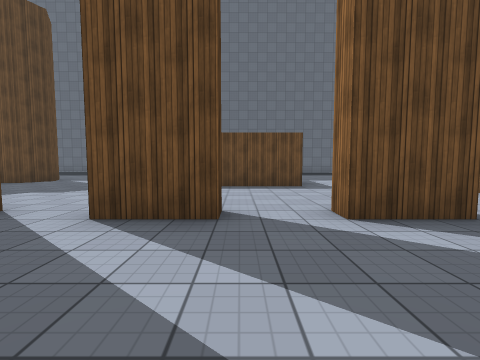
[1] (above)

24 first-person views from a walk through a scene from a Unity 3-D project. The camera is 1.3 m above the floor, tilts 4° down and sees 90° across. The floor is counted in squares, 2 m on a side. Each view is taken from the middle of a square. On the plan, view 1 faces up. The plan holds only what a view shows up to about 9 squares ahead; the rest is blank. The place goes on beyond the plan. The player character is not drawn. Surface patterns are stand-ins for the level's own textures.

[2]
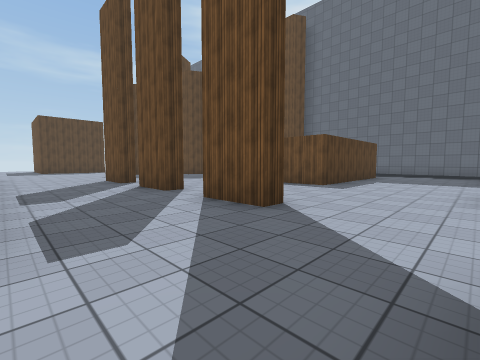

[3]
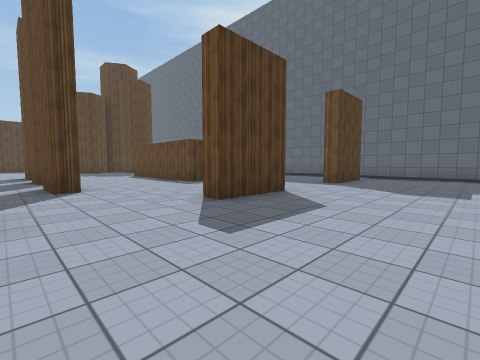

[4]
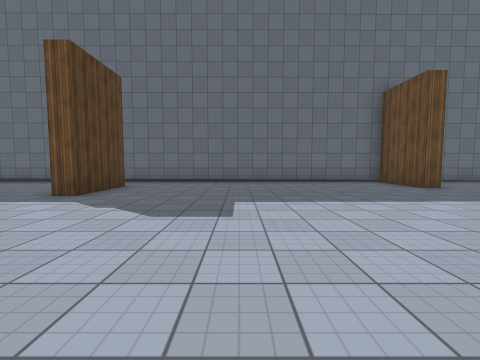

[5]
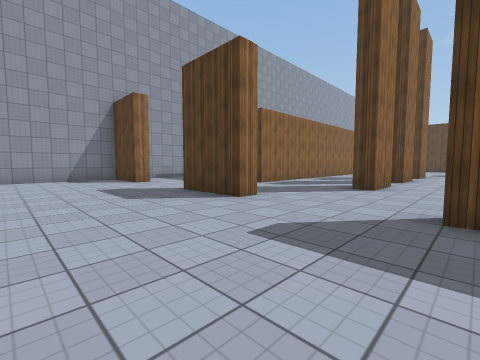

[6]
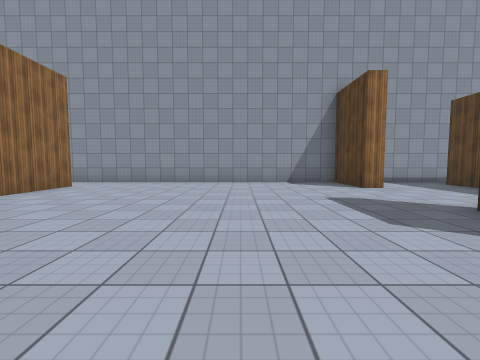

[7]
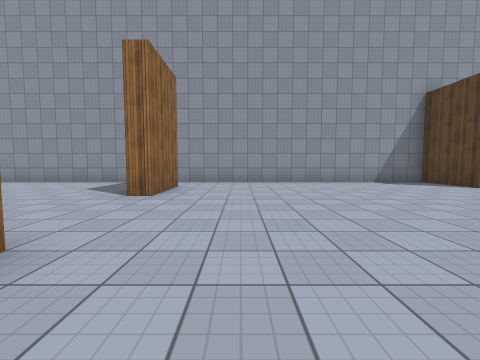

[8]
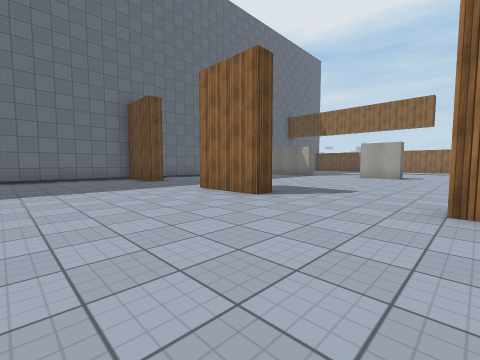

[9]
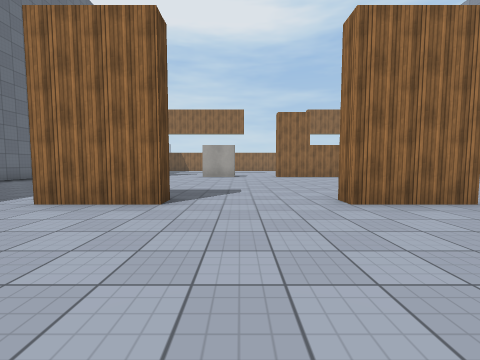

[10]
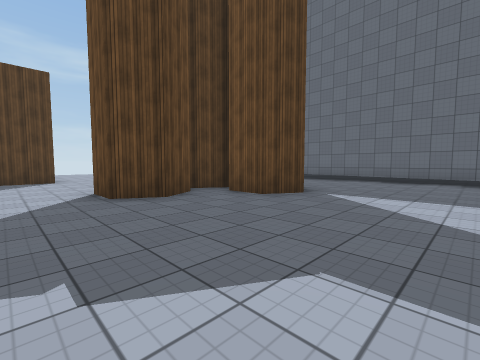

[11]
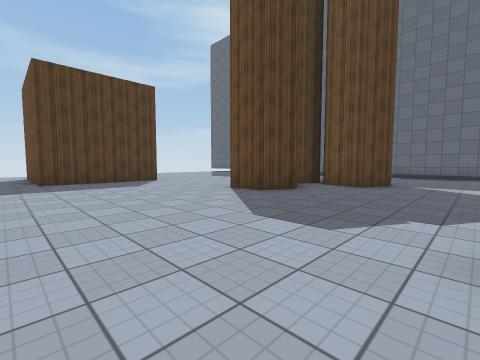

[12]
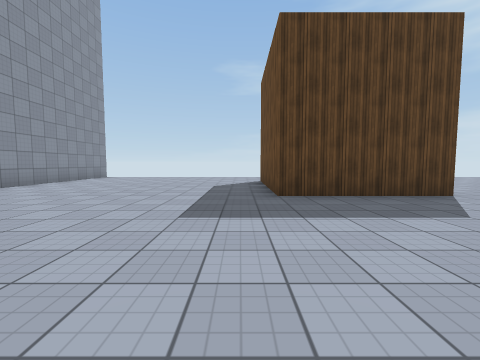

[13]
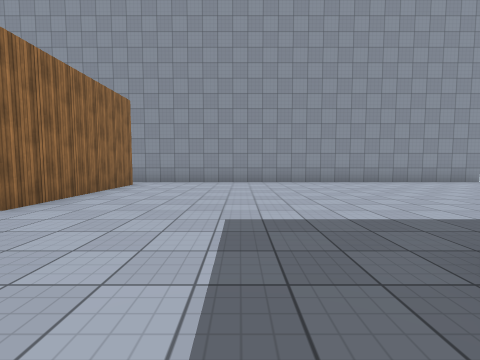

[14]
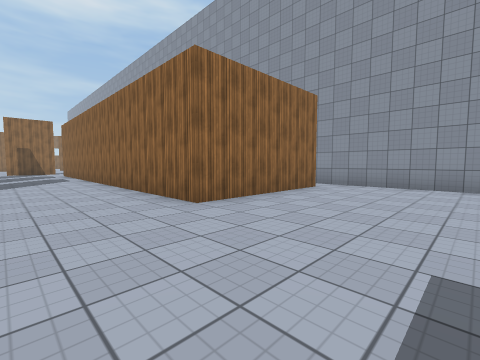

[15]
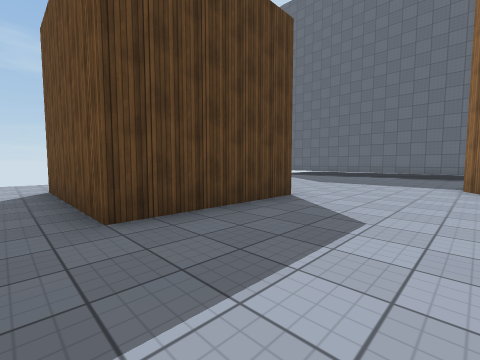

[16]
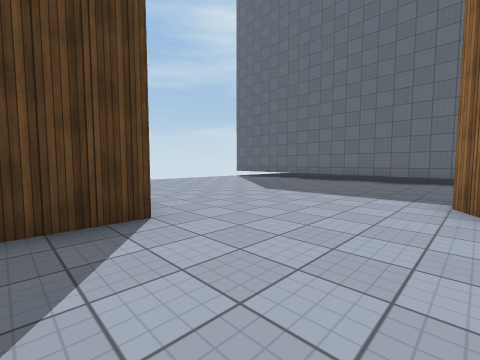

[17]
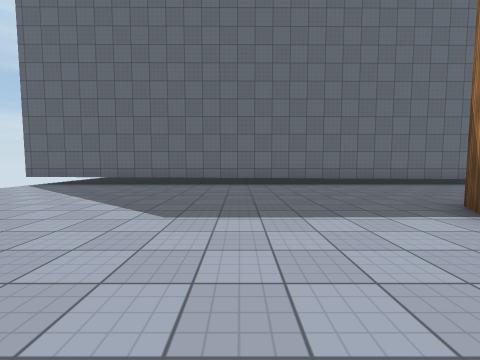

[18]
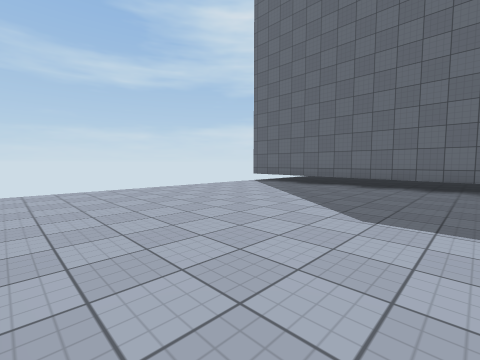

[19]
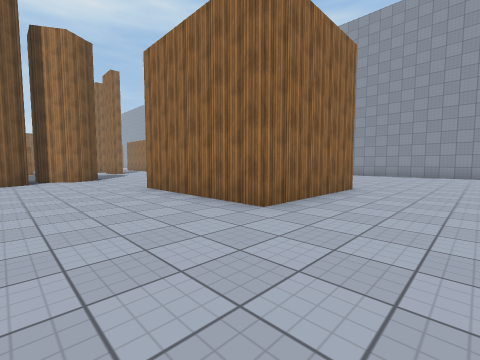

[20]
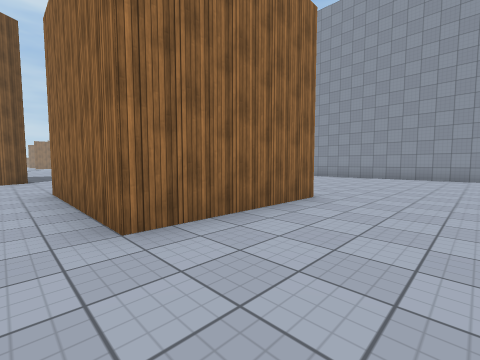

[21]
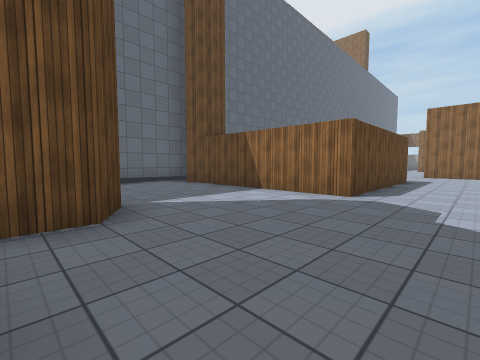

[22]
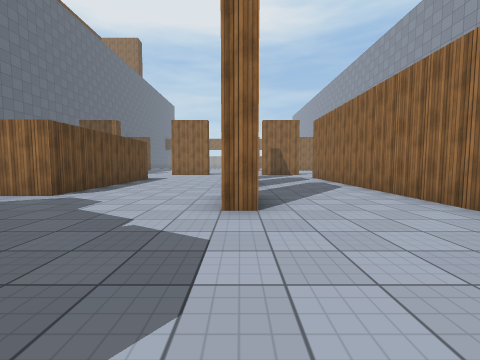

[23]
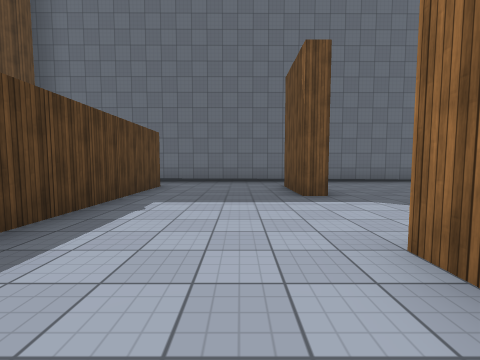

[24]
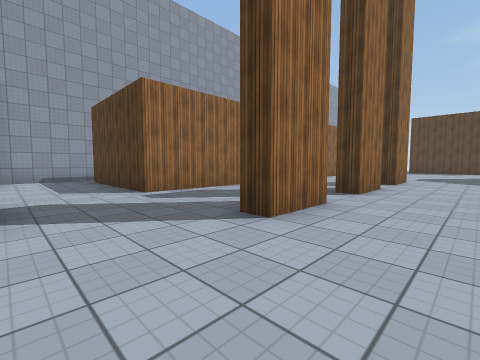

### Floor plan
Points are (right, up) in squares from view 1. A wall is a line through its corners. A room is listed if a view was taken in it or the views show most of it. See-through windows are left out.
Room 1 (views 1, 2, 3, 4, 5, 6, 7, 8, 9, 10, 11, 12, 13, 14, 15, 16, 17, 18, 19, 20, 21, 22, 23, 24)
walls: (1.3, 3.3) (2.7, 3.3) (2.7, 2.8) (1.3, 2.8) (1.3, 3.3); (-1.9, 3.3) (-0.3, 3.3) (-0.3, 2.8) (-1.8, 2.8); (-3.2, 3.3) (-3.2, 2.8) (-4.8, 2.8) (-4.8, 3.3) (-3.2, 3.3); (5.1, 1.8) (5.7, 1.8) (5.7, -0.2); (5.3, 6.1) (5.3, 6.8); (5.7, 6.9) (5.7, 4.8) (5.2, 4.8); (1.8, 11.8) (1.8, 6.7) (-3.2, 6.7) (-3.2, 11.6) (-3.5, 12.1); (-6.7, 8.8) (-7.2, 7.9) (-8.2, 7.9); (5.1, -3.2) (5.7, -3.2) (5.7, -5.2) (19.5, -5.2); (-8.7, 7.1) (-8.2, 6.2) (-8.7, 5.4) (-9.8, 5.4) (-10.3, 6.2) (-9.8, 7.1); (1.9, -5.2) (5, -5.2); (-3.2, 13.1) (-20.3, 13); (5.7, 11.8) (5.7, 9.8) (5.3, 9.8) (5.3, 11.8); (-8.7, 8.6) (-9.4, 7.4); (-10.6, 7.3) (-11.3, 8.5); (-8.8, -4.2) (-8.8, -0.3) (2.7, -0.3) (2.7, -4.2); (-11, 8.9) (-10.6, 9.6); (-13.7, 5.2) (-13.7, 1.8) (-17.8, 1.8) (-17.8, 5.2) (-13.7, 5.2); (13.7, 1.1) (13.7, 3.3) (14.2, 3.3); (14.2, 6.2) (13.7, 6.2) (13.7, 8.2); (13.7, -3.8) (13.7, -1.7) (14.2, -1.7); (14.4, 11.2) (13.7, 11.2) (13.7, 13.2) (0.9, 13.1); (19, 13.2) (15.8, 13.2); (-20.2, -5.2) (-8.1, -5.2)
ways out: gap at (-20, -6)

Where each view was taken, in squares from view 1:
view 1: 0 up, 0 right, facing up
view 2: 0 up, 5 right, facing up-left
view 3: 2 up, 9 right, facing up-left
view 4: 5 up, 9 right, facing up
view 5: 5 up, 9 right, facing down-left
view 6: 3 up, 9 right, facing down
view 7: 3 up, 12 right, facing down
view 8: 3 up, 10 right, facing up-right
view 9: 5 up, 10 right, facing right
view 10: 4 up, 4 left, facing up-left
view 11: 1 up, 5 left, facing up-left
view 12: 1 up, 9 left, facing left
view 13: 3 up, 12 left, facing down
view 14: 2 up, 12 left, facing down-right
view 15: 1 up, 11 left, facing up-left
view 16: 4 up, 11 left, facing up-left
view 17: 6 up, 14 left, facing up
view 18: 6 up, 14 left, facing up-left
view 19: 8 up, 20 left, facing down-right
view 20: 6 up, 20 left, facing down-right
view 21: 5 up, 8 left, facing up-right
view 22: 3 up, 8 left, facing right
view 23: 5 up, 4 right, facing up
view 24: 5 up, 5 right, facing down-left
